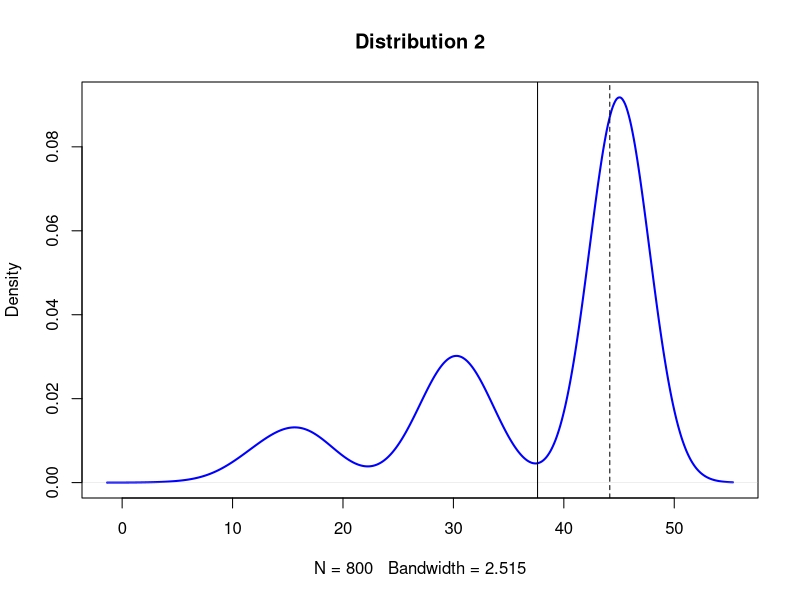
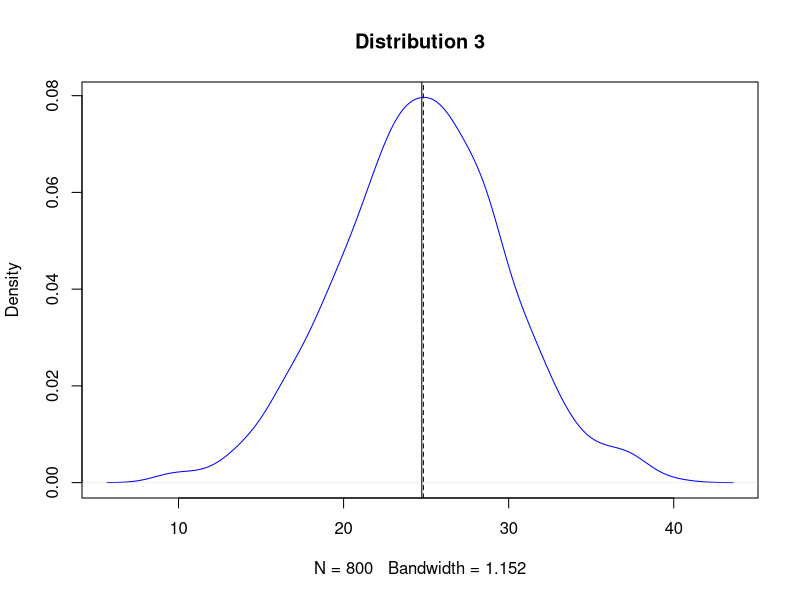
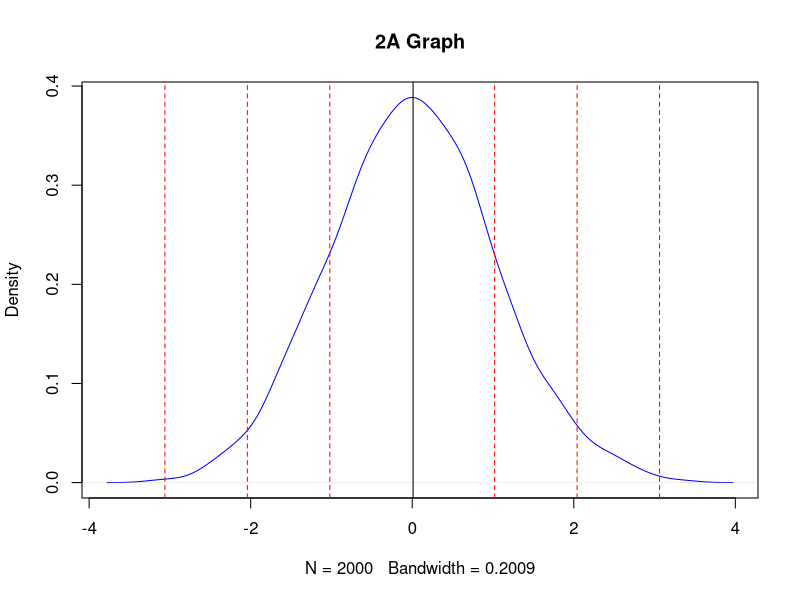
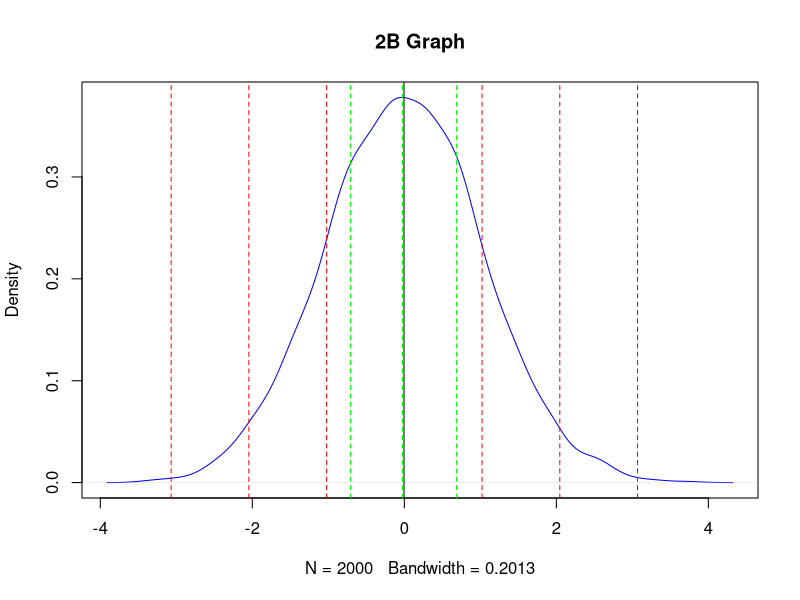
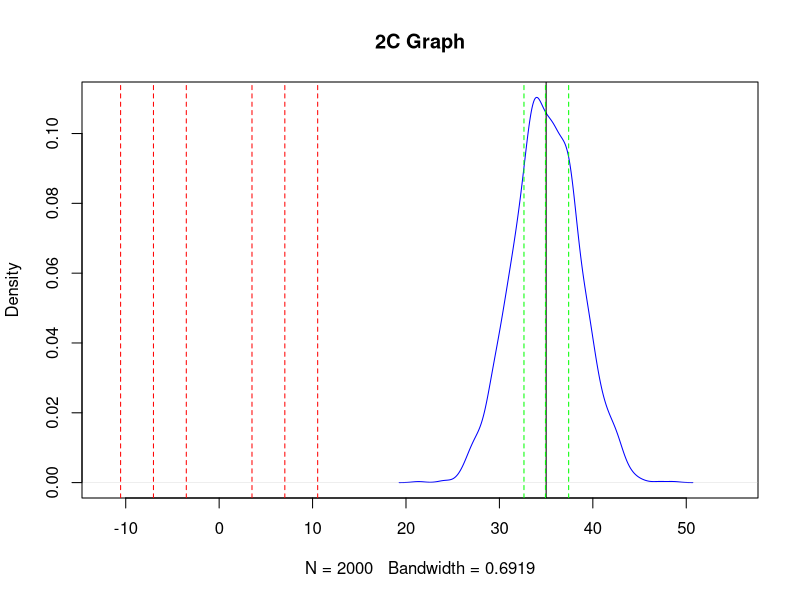
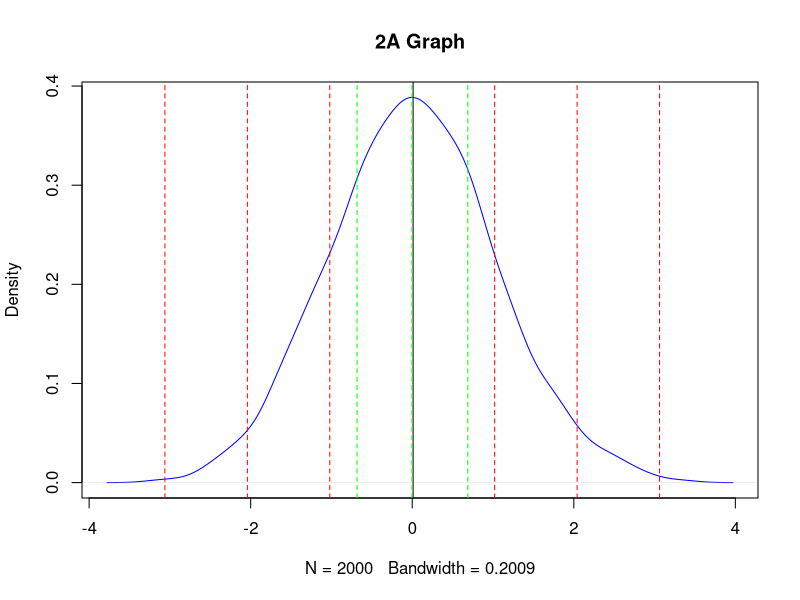
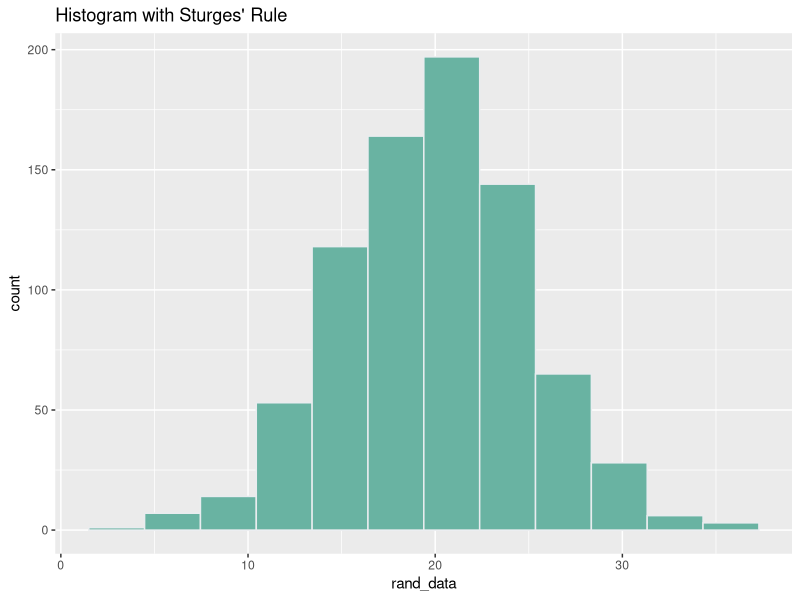
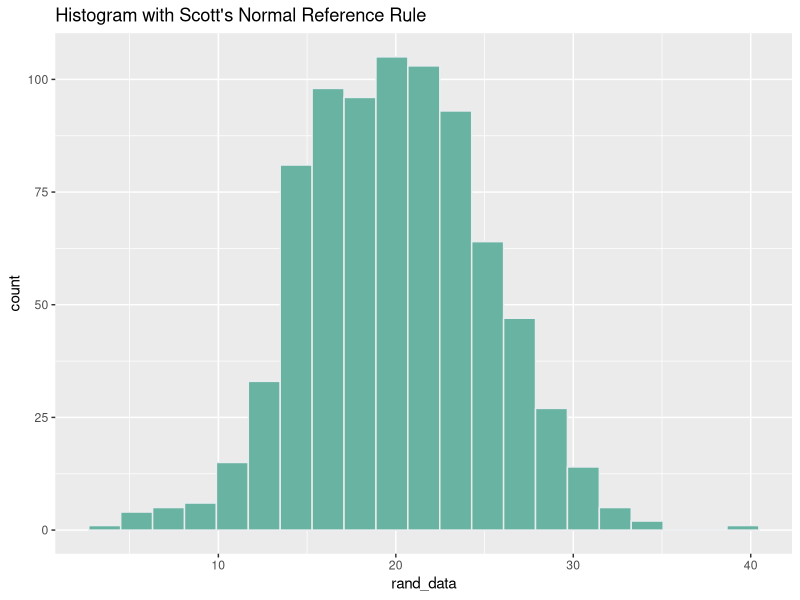

These figures' R source, in order:
## ---- chunk 1
d1 <- rnorm(n=500, mean=45, sd=1)
d2 <- rnorm(n=200, mean=30, sd=2)
d3 <- rnorm(n=100, mean=15, sd=3)

dataset <- c(d1, d2, d3)
plot(density(dataset), col="blue", lwd=2, main="Distribution 2")

abline(v=mean(dataset))
abline(v=median(dataset), lty="dashed")
## ---- chunk 2
dataset <- c(rnorm(n=800, mean=25,sd=5))

plot(density(dataset), col="blue", main="Distribution 3")

abline(v=mean(dataset))
abline(v=median(dataset), lty="dashed")
## ---- chunk 3
mean_std_lines <- function (dataset) {
  abline(v=mean(dataset))
  
  # negative Standard Deviation lines
  abline(v=sd(dataset) * -1, col="red", lty="dashed") 
  abline(v=sd(dataset) * -2, col="red", lty="dashed")
  abline(v=sd(dataset) * -3, col="red", lty="dashed")

  # positive Standard Deviation lines
  abline(v=sd(dataset), col="red", lty="dashed")
  abline(v=sd(dataset) * 2, col="red", lty="dashed")
  abline(v=sd(dataset) * 3, col="red", lty="dashed")  
}

quartiles_lines <- function (dataset) {
  abline(v=quantile(dataset, 0.25), col="green", lty="dashed")
  abline(v=quantile(dataset, 0.50), col="green", lty="dashed")
  abline(v=quantile(dataset, 0.75), col="green", lty="dashed")
}

quartile_distance <- function(dataset, nth) {
  return(quantile(dataset, nth) - mean(dataset) / sd(dataset))
}

quartiles_distance <- function(dataset) {
  first_quantile_distance = quartile_distance(dataset, 0.25)
  second_quantile_distance = quartile_distance(dataset, 0.50)
  third_quantile_distance = quartile_distance(dataset, 0.75)
  
  print(paste("The distance of 1st quartile is", first_quantile_distance, "STD from the mean"))
  print(paste("The distance of 2nd quartile is", second_quantile_distance, "STD from the mean"))
  print(paste("The distance of 3rd quartile is", third_quantile_distance, "STD from the mean"))
}
## ---- chunk 4
first_dataset <- c(rnorm(n=2000, mean=0, sd=1))

plot(density(first_dataset), col="blue", main="2A Graph")

mean_std_lines(first_dataset)
## ---- chunk 5
second_dataset <- c(rnorm(n=2000, mean=0, sd=1))

plot(density(second_dataset), col="blue", main="2B Graph")

mean_std_lines(second_dataset)
quartiles_lines(second_dataset)
## ---- chunk 6
quartiles_distance(second_dataset)
## ---- chunk 7
third_dataset <- c(rnorm(n=2000, mean=35, sd=3.5))

plot(density(third_dataset), col="blue", main="2C Graph", xlim=c(-12,55))

mean_std_lines(third_dataset)
quartiles_lines(third_dataset)
## ---- chunk 8
quartiles_distance(third_dataset)
## ---- chunk 9
plot(density(first_dataset), col="blue", main="2A Graph")
mean_std_lines(first_dataset)
quartiles_lines(first_dataset)
## ---- chunk 10
quartiles_distance(first_dataset)
## ---- chunk 11
library(ggplot2)
## ---- chunk 12
rand_data <- rnorm(800, mean=20, sd=5)
n <- length(rand_data)
sturges_bin_number = ceiling(log2(n)) + 1
sturges_bin_width = (max(rand_data) - min(rand_data)) / sturges_bin_number

ggplot(mapping = aes(rand_data)) +
  geom_histogram(
    bins=sturges_bin_number, 
    binwidth=sturges_bin_width,
    fill="#69b3a2", 
    color="#e9ecef"
  ) +
  ggtitle("Histogram with Sturges' Rule")
## ---- chunk 13
sturges_bin_number
sturges_bin_width
## ---- chunk 14
rand_data <- rnorm(800, mean=20, sd=5)
n <- length(rand_data)
scott_bin_width = (3.49 * sd(rand_data[c(1:80)])) / n^(1/3)
scott_bin_number = ceiling(max(rand_data) - min(rand_data)) + scott_bin_width

ggplot(mapping = aes(rand_data)) +
  geom_histogram(
    bins=scott_bin_number, 
    binwidth=scott_bin_width,
    fill="#69b3a2", 
    color="#e9ecef"
  ) +
  ggtitle("Histogram with Scott's Normal Reference Rule")
## ---- chunk 15
scott_bin_number
scott_bin_width
## ---- chunk 16
rand_data <- rnorm(800, mean=20, sd=5)
n <- length(rand_data)
fd_bin_width = (2*IQR(rand_data)) / n^(1/3)
fd_bin_number = ceiling(max(rand_data) - min(rand_data)) + fd_bin_width

ggplot(mapping = aes(rand_data)) +
  geom_histogram(
    bins=fd_bin_number, 
    binwidth=fd_bin_width,
    fill="#69b3a2", 
    color="#e9ecef"
  ) +
  ggtitle("Histogram with Friedman-Diaconis Choice")
## ---- chunk 17
fd_bin_number
fd_bin_width
## ---- chunk 18
rand_data <- rnorm(800, mean=20, sd = 5) 
out_data <- c(rand_data, runif(10, min=40, max=60))
n <- length(out_data)
sturges_bin_number = ceiling(log2(n)) + 1
sturges_bin_width = (max(out_data) - min(out_data)) / sturges_bin_number

ggplot(mapping = aes(out_data)) +
  geom_histogram(
    bins=sturges_bin_number, 
    binwidth=sturges_bin_width,
    fill="#69b3a2", 
    color="#e9ecef"
  ) +
  ggtitle("Histogram with Sturges' Rule")
## ---- chunk 19
rand_data <- rnorm(800, mean=20, sd = 5) 
out_data <- c(rand_data, runif(10, min=40, max=60))
n <- length(out_data)
scott_bin_width = (3.49 * sd(out_data)) / n^(1/3)
scott_bin_number = ceiling(max(out_data) - min(out_data)) + scott_bin_width

ggplot(mapping = aes(out_data)) +
  geom_histogram(
    bins=scott_bin_number, 
    binwidth=scott_bin_width,
    fill="#69b3a2", 
    color="#e9ecef"
  ) +
  ggtitle("Histogram with Scott's Normal Reference Rule")
## ---- chunk 20
rand_data <- rnorm(800, mean=20, sd = 5) 
out_data <- c(rand_data, runif(10, min=40, max=60))
n <- length(out_data)
fd_bin_width = (2*IQR(out_data)) / n^(1/3)
fd_bin_number = ceiling(max(out_data) - min(out_data)) + fd_bin_width

ggplot(mapping = aes(out_data)) +
  geom_histogram(
    bins=fd_bin_number, 
    binwidth=fd_bin_width,
    fill="#69b3a2", 
    color="#e9ecef"
  ) +
  ggtitle("Histogram with Friedman-Diaconis' Choice")
